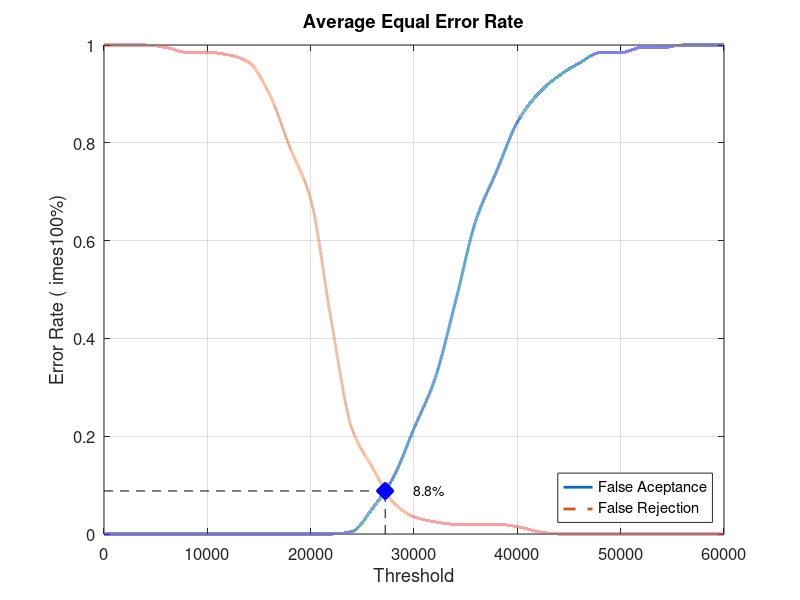
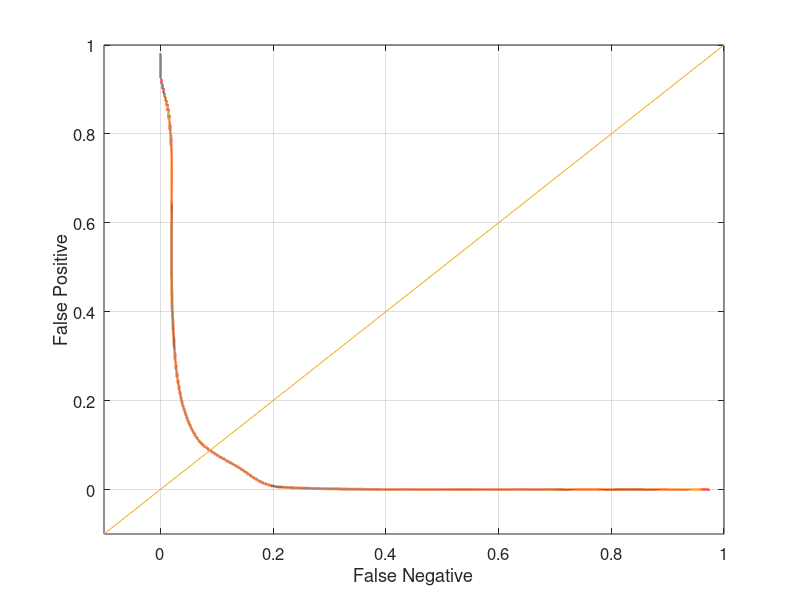

Write the MATLAB code that produced these figures, in order.
close all;
clear;
clc;
x = 0:2000:60000;
xq = 0:0.5:60000;

y0 = [0 0 0 0 0 0 0 0 0 0 0 0 0.00526316 0.0526316 0.115789 0.215789 0.315789 0.473684 0.642105 0.742105 0.842105 0.9 0.936842 0.963158 0.984211 0.984211 0.994737 0.994737 1 1 1]
yy0 = interp1(x, y0, xq, 'pchip');
y1 = [1 1 1 0.995 0.985 0.985 0.98 0.965 0.9 0.79 0.685 0.435 0.215 0.135 0.065 0.035 0.025 0.02 0.02 0.02 0.015 0.005 0 0 0 0 0 0 0 0 0]
yy1 = interp1(x, y1, xq, 'pchip');

% Calculating EER: 
y2 = abs(y0 - y1);
find(y2 == min(y2))
yy2 = abs(yy0 - yy1);
xEER = find(yy2 == min(yy2));
xEERIndex = xq(xEER) % X-axis EER
yEER = yy0(xEER) % Y-axis EER

main = figure
plot(xq, yy0,'-','LineWidth', 2);	hold on
plot(xq, yy1,'--','LineWidth', 2);	hold on
plot([xEERIndex xEERIndex], [0 yEER], 'k--');	hold on
plot([0 xEERIndex], [yEER yEER], 'k--');	hold on
plot(xEERIndex, yEER, 'bx', 'LineWidth', 10);	hold on
text(xEERIndex + 10 * xEERIndex / 100, yEER, [num2str(round((10000 * yEER)) / 100) '%'])
legend('False Aceptance', 'False Rejection', 'Location', 'SouthEast')
xlabel('Threshold')
ylabel('Error Rate (	imes100%)')
title('Average Equal Error Rate')
set(gca, 'FontSize', 12)
axis([0 60000 0 1])
grid on

print(main, 'Database1_4Main', '-dpng');
FNRxFPR = figure('Color', [1 1 1]);
plot(yy1, yy0, '-', yy1, yy0, 'LineWidth', 2);
hold on
y = -0.1:0.1:1
plot(y, y); 
set(gca, 'FontSize', 12)
xlabel('False Negative')
ylabel('False Positive')
axis([-0.1 1 -0.1 1])
set(gca, 'FontSize', 12)
grid on

print(FNRxFPR, 'Database1_4FNRxFPR','-dpng');
